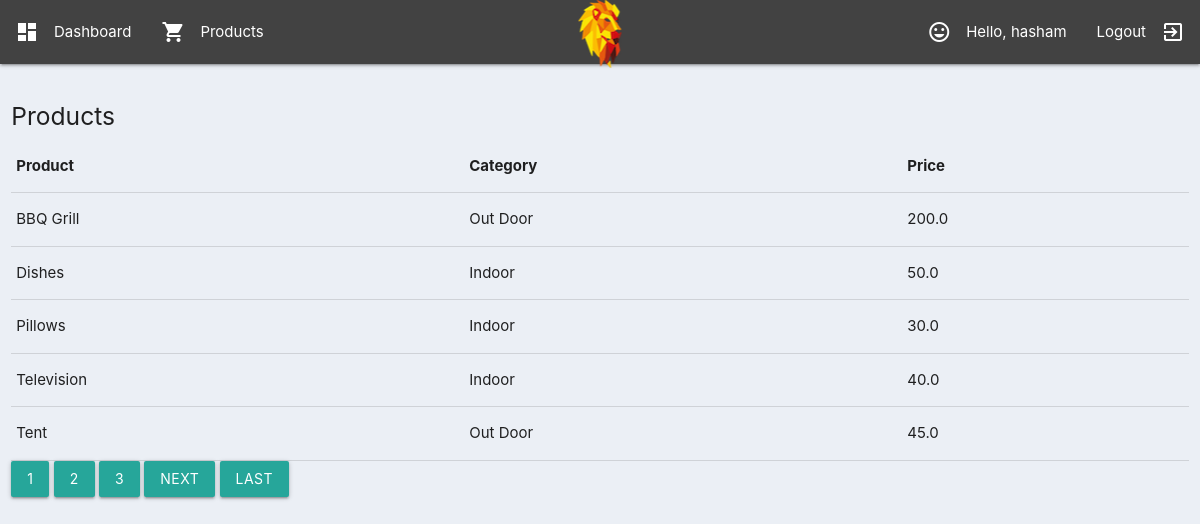
Screenshot of /products/ (signed in) with the database file from the repository.
### accounts/models.py (models this page shows, shortened)
class Product(models.Model):
	CATEGORY = (
			('Indoor', 'Indoor'),
			('Out Door', 'Out Door'),
			)
	name = models.CharField(max_length=200, null=True)
	price = models.FloatField(null=True)
	category = models.CharField(max_length=200, null=True, choices=CATEGORY)
	description = models.CharField(max_length=200, null=True, blank=True)
	date_created = models.DateTimeField(auto_now_add=True, null=True)
	tags = models.ManyToManyField(Tag)

### accounts/decorators.py (the view)
		def wrapper_func(request, *args, **kwargs):
			group = None
			if request.user.groups.exists():
				group = request.user.groups.all()[0].name
			if group in allowed_roles:
				return view_func(request, *args, **kwargs)
			else:
				return HttpResponse('You are not authorized to view this page')

### accounts/views.py (called while the page is built)
@login_required(login_url='login')
@allowed_users(allowed_roles=['admin'])
def products(request):
	products = Product.objects.all()
	paginator = Paginator(products, 5)
	page_number = request.GET.get('page')
	page_obj = paginator.get_page(page_number)
	return render(request, 'accounts/products.html', {'products':products,'page_obj':page_obj})

### accounts/templates/accounts/products.html (shortened to what this page needs)
{%  extends 'accounts/main.html' %}
{% block content %}
		<br>
		<div class="row">
			<div class="col s12 m12">
				<div class="card-title">
					<h5>Products</h5>
				</div>
				<div class="card-content">
					<table class="table">
						<tr>
							<th>Product</th>
							<th>Category</th>
							<th>Price</th>
						</tr>
						{% for i in page_obj %}
							<tr>
								<td>{{i.name}}</td>
								<td>{{i.category}}</td>
								<td>{{i.price}}</td>
							</tr>
						{% endfor %}
					</table>
				</div>
			      {% for num in page_obj.paginator.page_range %}
			        {% if page_obj.number == num %}
			          <a class="btn btn-info mb-4" href="?page={{ num }}">{{ num }}</a>
			        {% elif num > page_obj.number|add:'-3' and num < page_obj.number|add:'3' %}
			          <a class="btn btn-outline-info mb-4" href="?page={{ num }}">{{ num }}</a>
			        {% endif %}
			      {% endfor %}
			      {% if page_obj.has_next %}
			        <a class="btn btn-outline-info mb-4" href="?page={{ page_obj.next_page_number }}">Next</a>
			        <a class="btn btn-outline-info mb-4" href="?page={{ page_obj.paginator.num_pages }}">Last</a>
			      {% endif %}
			</div>
		</div>
{% endblock content %}

### accounts/templates/accounts/navbar.html (shortened to what this page needs)
{% load static %}
<nav class="grey darken-3">
  <div class="nav-wrapper">
    <a href="{% url 'home' %}" class="brand-logo center"><img src="{% static 'images/logo.png' %}"></a>
    <ul class="left hide-on-med-and-down">
      {% if request.user.is_staff %}
      <li>
        <a href="{% url 'home' %}"><i class="material-icons left">dashboard</i>Dashboard</a>
      </li>
      <li>
        <a href="{% url 'products' %}"><i class="material-icons left">shopping_cart</i>Products</a>
      </li>
      {% else %}
      <li>
        <a class="nav-link" href="{% url 'account' %}"><i class="material-icons left">settings</i> Settings</a>
      </li>
      {% endif %}
    </ul>
    <ul class="right hide-on-med-and-down">
      <li>
        <a class="nav-link" href="{% url 'account' %}"><i class="material-icons left">mood</i> Hello, {{request.user}}</a>
      </li>
      <li>
        <a class="nav-link" href="{% url 'logout' %}"><i class="material-icons right">exit_to_app</i>Logout</a>
      </li>
    </ul>
  </div>
</nav>

### static/css/main.css (style rules this page uses)
body { background-color: #ebeff5; }

### rows the page displays
Product: name "BBQ Grill", category "Out Door", price "200.0"
Product: name "Dishes", category "Indoor", price "50.0"
Product: name "Pillows", category "Indoor", price "30.0"
Product: name "Television", category "Indoor", price "40.0"
Product: name "Tent", category "Out Door", price "45.0"

### other values shown
{{ request.user }} "hasham"
{{ num }} "1"
{{ num }} "2" "3"
